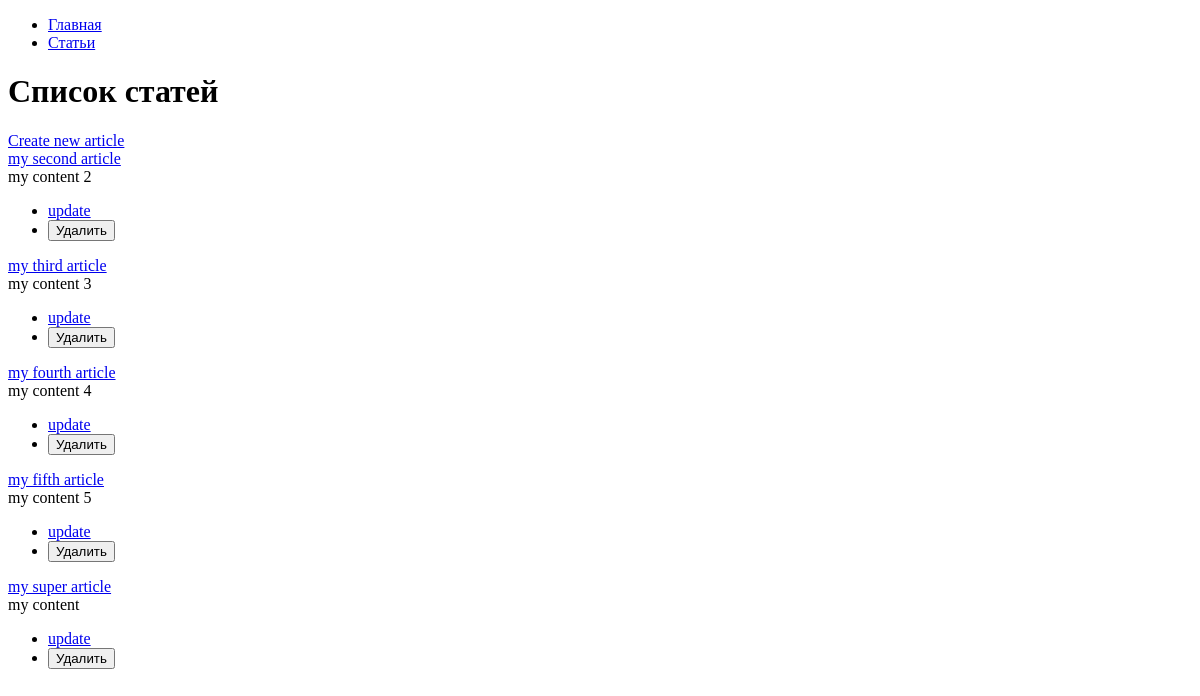
/articles/, run on an earlier commit of the app's database.
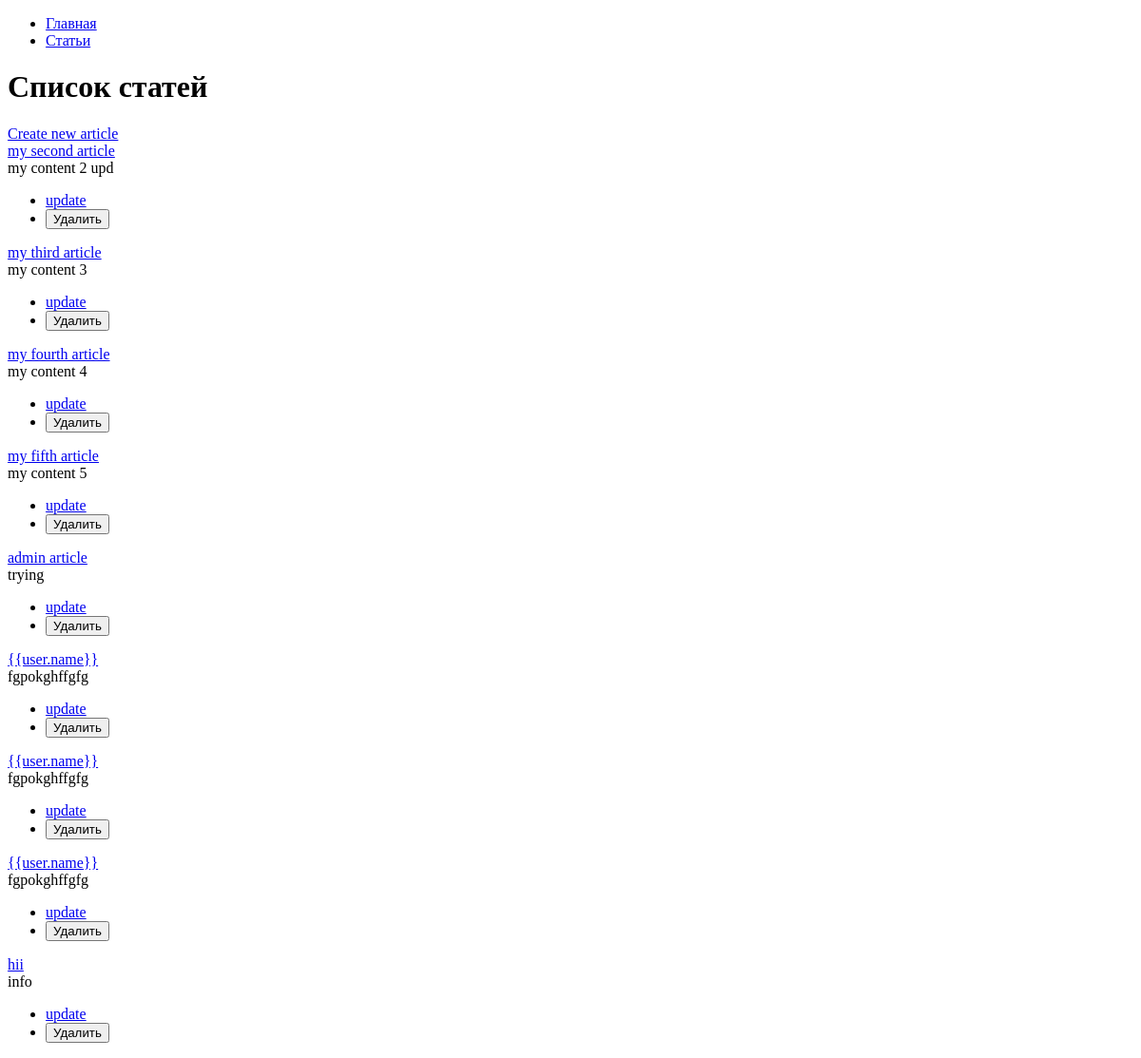
And on a later commit of the database.
### hexlet_django_blog/article/models.py (models this page shows, shortened)
class Article(models.Model):
    name = models.CharField(max_length=200) # название статьи
    body = models.TextField() # тело статьи
    created_at = models.DateTimeField(auto_now_add=True)
    updated_at = models.DateTimeField(auto_now=True)

### hexlet_django_blog/article/views.py (the view)
# urls.py: path('', views.IndexView.as_view(), name='articles'),
class IndexView(View):
    def get(self, request, *args, **kwargs):
        articles = Article.objects.all()[:15]
        return render(request, 'articles/index.html', context={
            'articles': articles,
        })

### hexlet_django_blog/templates/articles/index.html (shortened to what this page needs)
{% extends "base.html" %}
{% block content %}
    <h1>Список статей</h1>
    <a href="{% url 'articles_create' %}">Create new article</a> <br />
    {% for article in articles %}
        <a href="{% url 'article_id' article.id %}"> {{ article.name }} </a>
        <div>{{ article.body|slice:":200" }}</div>
        <ul>
          <li><a href="{% url 'articles_update' id=article.id %}">update</a></li>
          <li>
            <form action="{% url 'articles_delete' article.id %}" method="post">
            <input type="submit" value="Удалить">
            </form>
          </li>
        </ul>
    {% endfor %}
{% endblock %}

### hexlet_django_blog/templates/base.html (shortened to what this page needs)
<!DOCTYPE html>
<html lang="en">
<head>
</head>
<body>
<div id="sidebar">
    {% block sidebar %}
        <ul>
            <li><a href="/">Главная</a></li>
            <li><a href="/articles/">Статьи</a></li>
        </ul>
    {% endblock %}
</div>
<div id="content">
    {% block content %}{% endblock %}
</div>
</body>
</html>

What changed in the data, as far as the page shows it:
removed Article: name "my super article", body "my content"
changed Article "my second article": body "my content 2" → "my content 2 upd"
added Article: name "admin article", body "trying"
added Article: name "{{user.name}}", body "fgpokghffgfg"
added Article: name "{{user.name}}", body "fgpokghffgfg"
added Article: name "{{user.name}}", body "fgpokghffgfg"
added Article: name "hii", body "info"
